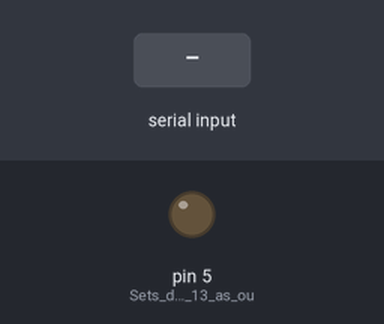
A sketch run on a simulated Arduino Uno, built with avr-gcc and run on an emulated ATmega328P. On the bench: output pins drawn as LEDs (lit = HIGH). Inputs (shaded band) come from the test bench. Storage starts empty; the audio player accepts every command and is not drawn.

Above: at 1.2 s.
1.3 s: "A" received over Serial
At 1.7 s:
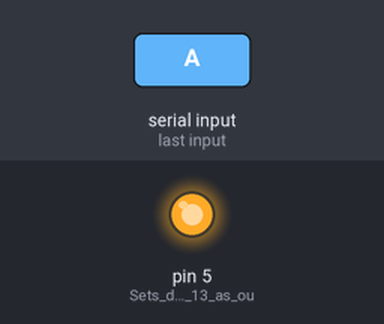
2.8 s: "B" received over Serial
At 3.3 s:
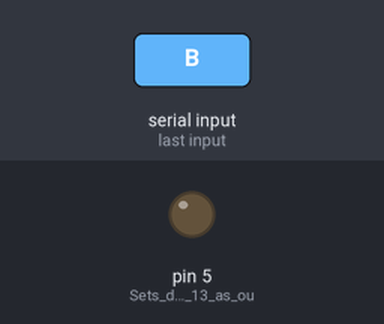
Timing chart, 0 to 5.8 s (numbered marks = the images above; inputs shaded):
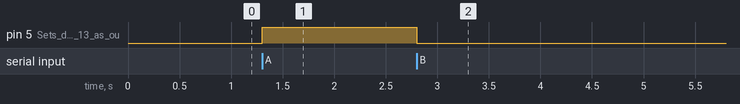

The sketch:

Reading_data_from_application.ino
```cpp
#include "SD.h"
#define SD_ChipSelectPin 4
#include "TMRpcm.h"
#include "SPI.h"

TMRpcm tmrpcm;

char data = 0; //Variable for storing received data

void setup()
{
  Serial.begin(9600);         //Sets the data rate in bits per second (baud) for serial data transmission
  pinMode(5, OUTPUT);        //Sets digital pin 13 as output pin
  tmrpcm.speakerPin=9;

}
void loop()
{
  if (Serial.available() > 0) // Send data only when you receive data:
  {
    data = Serial.read();      //Read the incoming data and store it into variable data
    if (data == 'A')           //Checks whether value of data is equal to "A"
    {
      Serial.begin(9600);
      digitalWrite(5, HIGH);  //If value is "A" then LED turns O
      if(!SD.begin(4))
      {
       Serial.println("SD fail");
       return;
      }
      tmrpcm.setVolume(6);
      tmrpcm.play("songkal.wav");
    }
    else if (data == 'B')      //Checks whether value of data is equal to "B"
      digitalWrite(5, LOW);   //If value is "B" then LED turns OFF
  }
}
```

Measured:
- after the input at 1.3 s, pin 5 (Sets_digital_pin_13_as_ou): LOW → HIGH at once
- after the input at 2.8 s, pin 5 (Sets_digital_pin_13_as_ou): HIGH → LOW at once
